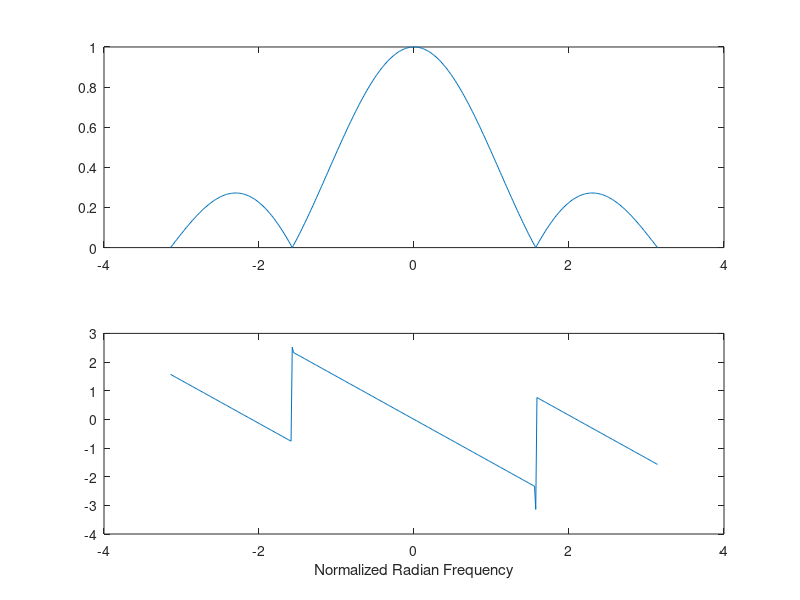

This figure's MATLAB source:
clc;
clear all;
bb = [0.25, 0.25 0.25, 0.25]; %-- Filter Coefficients
ww = -pi:(pi/200):pi; %-- omega hat
HH = freqz(bb, 1, ww);
subplot(2,1,1);
plot(ww, abs(HH))
subplot(2,1,2);
plot(ww, angle(HH))
xlabel('Normalized Radian Frequency')
